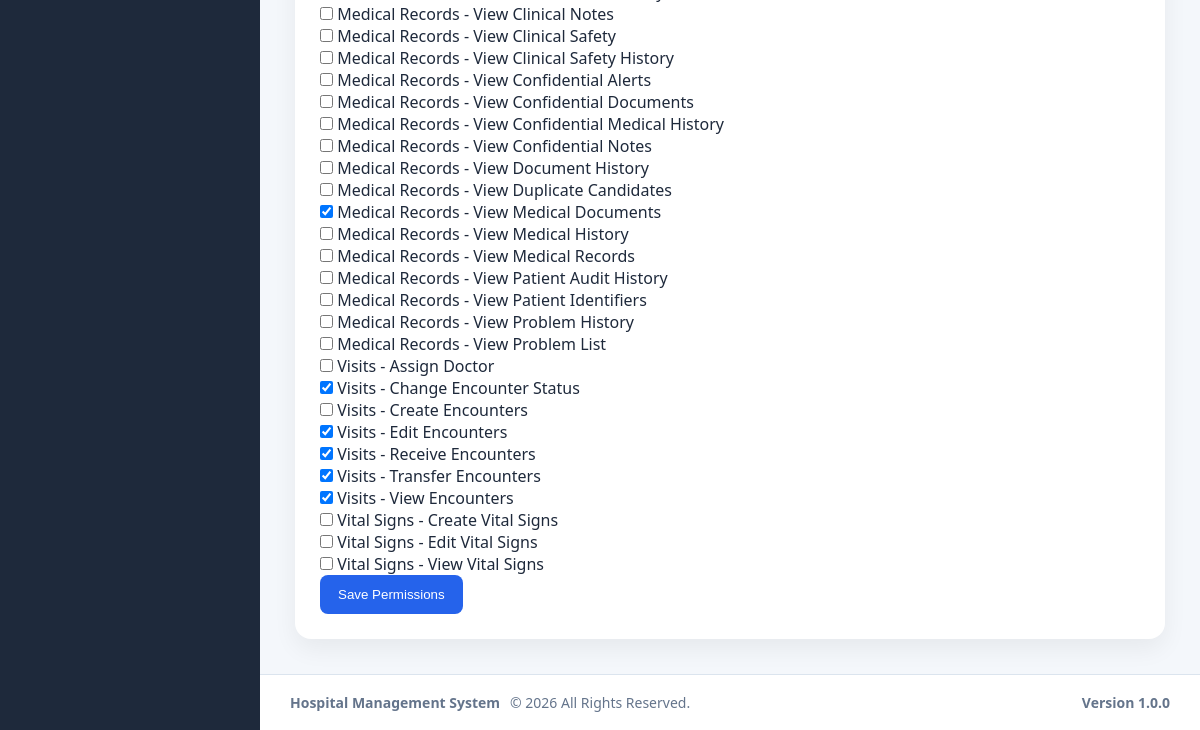
Before: /modules/administration/permissions/matrix.php (signed in, lower part) with the older database file.
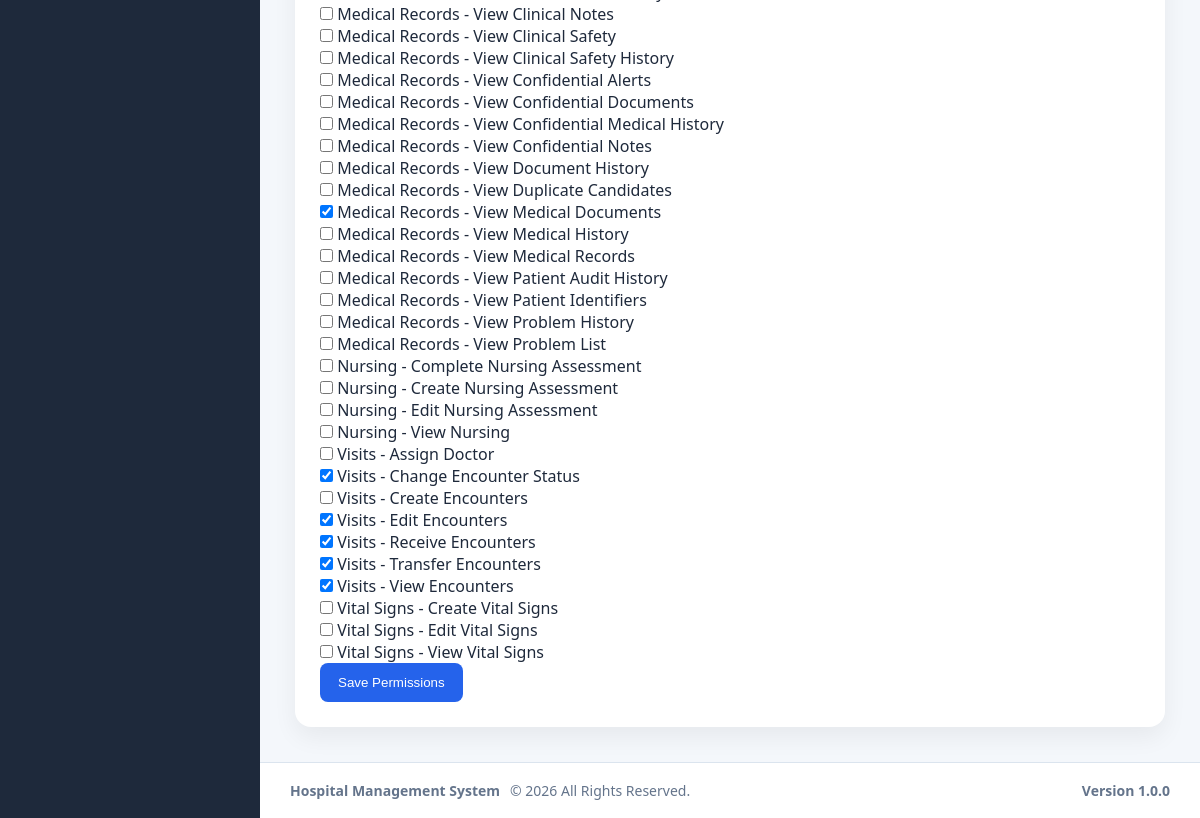
After: the same page with the newer database file.
### tables this page shows
CREATE TABLE `permissions` (
  `id` int(11) NOT NULL AUTO_INCREMENT,
  `permission_key` varchar(100) NOT NULL,
  `permission_name` varchar(150) NOT NULL,
  `module` varchar(100) NOT NULL,
  `description` text DEFAULT NULL,
  `is_active` tinyint(1) NOT NULL DEFAULT 1,
  `created_at` timestamp NOT NULL DEFAULT current_timestamp(),
  `updated_at` timestamp NULL DEFAULT NULL ON UPDATE current_timestamp(),
  PRIMARY KEY (`id`),
  UNIQUE KEY `uq_permissions_key` (`permission_key`),
  KEY `idx_permissions_module` (`module`),
  KEY `idx_permissions_active` (`is_active`)
);

### modules/administration/partials/bootstrap.php (called while the page is built, shortened)
<?php
require_once __DIR__ . '/../../../config/auth.php';
require_once __DIR__ . '/../../../config/database.php';
require_once __DIR__ . '/../../../config/helpers.php';
require_once __DIR__ . '/../../../services/RoleService.php';
require_once __DIR__ . '/../../../services/PermissionService.php';
require_once __DIR__ . '/../../../services/UserDepartmentService.php';
$permissionService = new PermissionService($pdo);
$roleService = new RoleService($pdo);

### services/PermissionService.php (called while the page is built, shortened)
<?php
class PermissionService
{
    private PDO $pdo;
    public function __construct(PDO $pdo, ?SettingsService $settingsService = null)
    {
        $this->pdo = $pdo;
    }
    public function listPermissions(bool $includeInactive = true): array
    {
        $sql = '
            SELECT id, permission_key, permission_name, module,
                   description, is_active, created_at, updated_at
            FROM permissions
        ';
        if (!$includeInactive) {
            $sql .= ' WHERE is_active = 1';
        }
        $sql .= ' ORDER BY module, permission_name';
        try {
            return $this->pdo->query($sql)->fetchAll(PDO::FETCH_ASSOC);
        } catch (Throwable $exception) {
            return [];
        }
    }
    public function getRolePermissions(int $roleId): array
    {
        $stmt = $this->pdo->prepare('
            SELECT p.id, p.permission_key, p.permission_name, p.module,
                   p.description, p.is_active
            FROM permissions p
            INNER JOIN role_permissions rp ON rp.permission_id = p.id
            WHERE rp.role_id = :role_id
            ORDER BY p.module, p.permission_name
        ');
        $stmt->execute([':role_id' => $roleId]);
        return $stmt->fetchAll(PDO::FETCH_ASSOC);
    }
}

### services/RoleService.php (called while the page is built, shortened)
<?php
class RoleService
{
    private PDO $pdo;
    public function __construct(PDO $pdo)
    {
        $this->pdo = $pdo;
    }
    public function listRoles(bool $includeInactive = true): array
    {
        $stmt = $this->pdo->prepare(
            'SELECT id, role_name, description, is_active, created_at, updated_at FROM roles WHERE is_active = 1 ORDER BY role_name'
        );
        $stmt->execute();
        return $stmt->fetchAll(PDO::FETCH_ASSOC);
    }
}

### config/helpers.php (called while the page is built, shortened)
<?php
function e($value): string
{
    return htmlspecialchars(
        (string)$value,
        ENT_QUOTES,
        'UTF-8'
    );
}

### modules/administration/permissions/matrix.php (the view, shortened to what this page needs)
<?php
require_once __DIR__ . '/../partials/bootstrap.php';
$roles = $roleService->listRoles(false);
$permissions = $permissionService->listPermissions(false);
$selectedRoleId = (int)($_GET['role_id'] ?? ($roles[0]['id'] ?? 0));
$assigned = array_map('intval', array_column($permissionService->getRolePermissions($selectedRoleId), 'id'));
require_once __DIR__ . '/../../../layouts/header.php';
require_once __DIR__ . '/../../../layouts/sidebar.php';
?>
<main class="content">
    <section class="card">
        <form method="POST" action="matrix_save.php">
            <?php foreach ($permissions as $permission): ?>
                <label style="display:block">
                    <input type="checkbox" name="permission_ids[]" value="<?= (int)$permission['id'] ?>" <?= in_array((int)$permission['id'], $assigned, true) ? 'checked' : '' ?>>
                    <?= e($permission['module'] . ' - ' . $permission['permission_name']) ?>
                </label>
            <?php endforeach; ?>
            <button class="btn-primary" type="submit">Save Permissions</button>
        </form>
    </section>
</main>
<?php require_once __DIR__ . '/../../../layouts/footer.php'; ?>

Changed rows visible on the page:
added permissions: module+permission_name "Nursing - Complete Nursing Assessment"
added permissions: module+permission_name "Nursing - Create Nursing Assessment"
added permissions: module+permission_name "Nursing - Edit Nursing Assessment"
added permissions: module+permission_name "Nursing - View Nursing"
